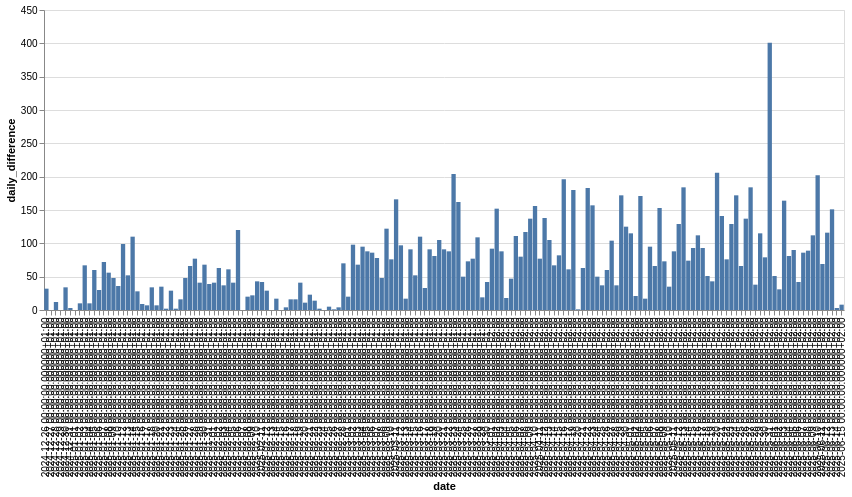

Source (notebook cell):
### Code cell
segment("TJ Sokol okruh")

### Figure 1 — Vega-Lite specification as saved in the notebook (floating-point values rounded to 4 significant figures; data arrays with more than 128 entries replaced by an {"elided": "..."} marker saying what was removed)
{"config": {"view": {"continuousWidth": 300, "continuousHeight": 300}}, "data": {"name": "data-20eb49d193354775c95cbe051b6bd4a0"}, "mark": {"type": "bar"}, "encoding": {"x": {"field": "date", "type": "ordinal"}, "y": {"field": "daily_difference", "type": "quantitative"}}, "width": 800, "$schema": "https://vega.github.io/schema/vega-lite/v5.8.0.json", "datasets": {"data-20eb49d193354775c95cbe051b6bd4a0": {"elided": "167 records"}}}
